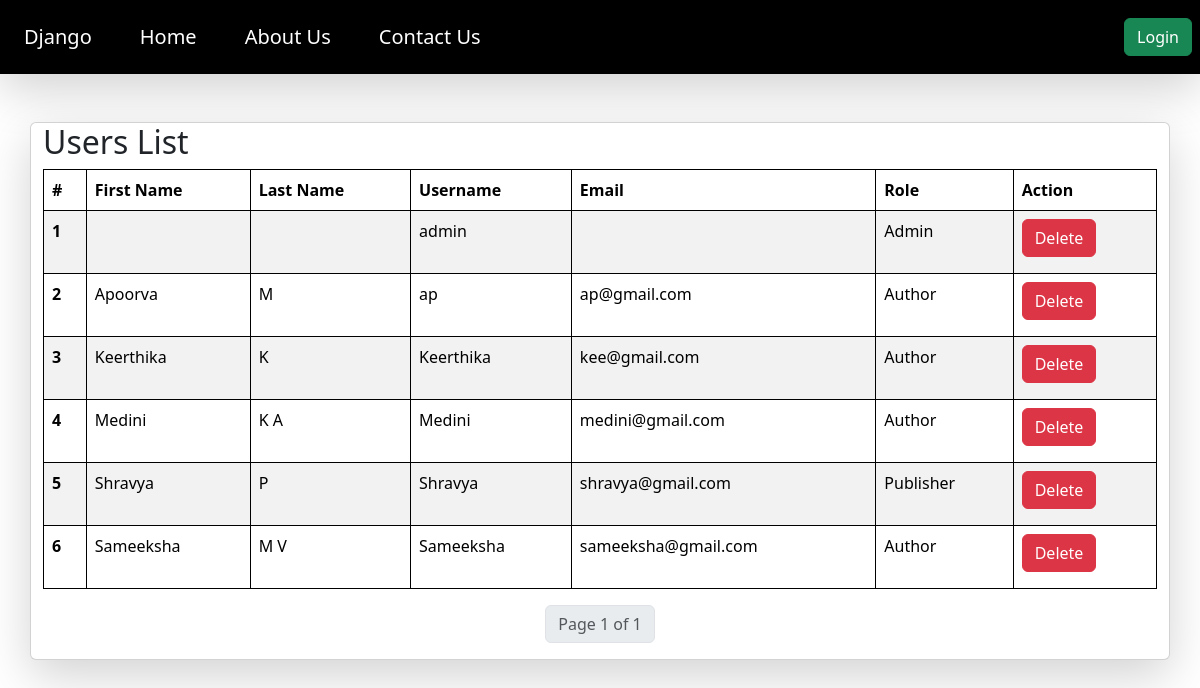
The app's page /view_users/, older data.
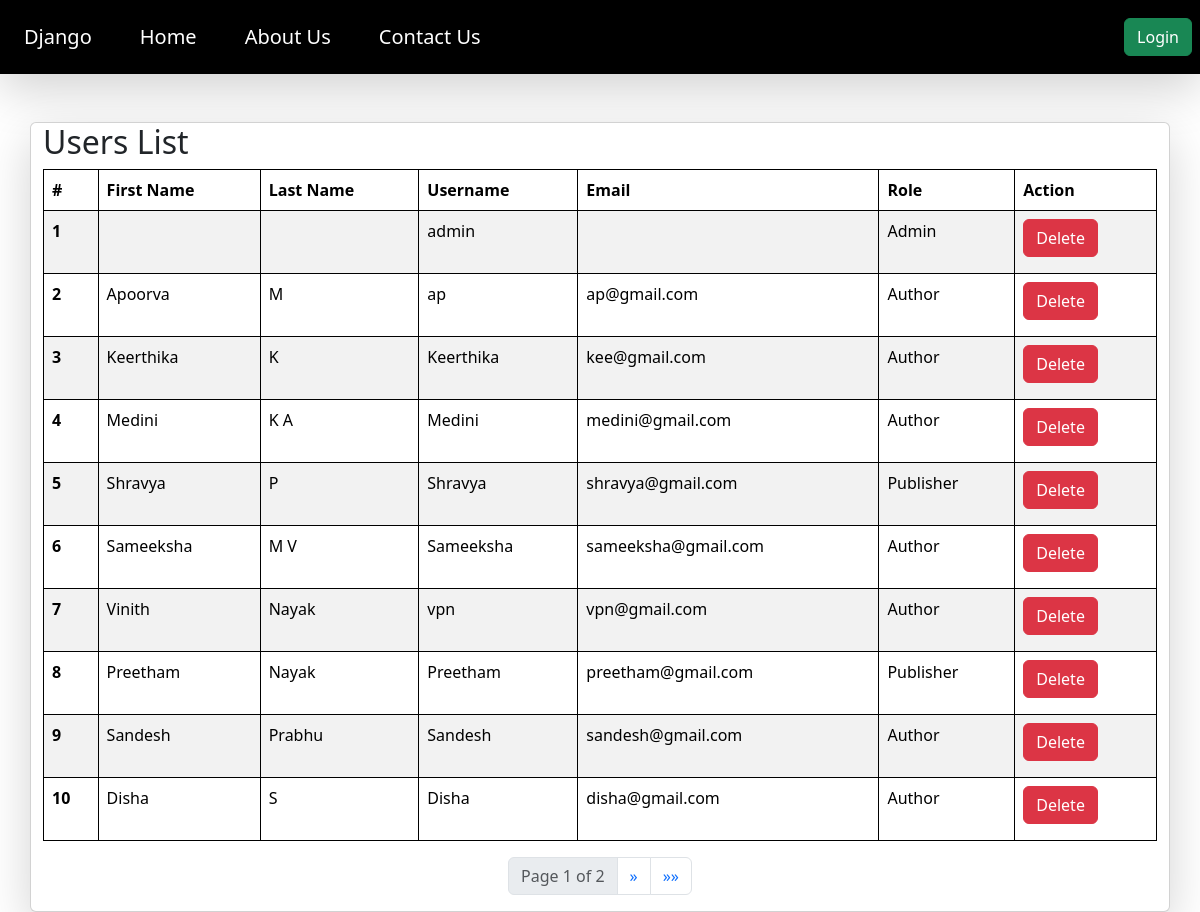
The same page, newer data.
### articles/models.py (models this page shows)
class CustomUser(AbstractUser):
  is_author = models.BooleanField(default=False)
  is_publisher = models.BooleanField(default=False)

### articles/views.py (the view)
# urls.py: path('view_users/', view_users, name="view_users"),
def view_users(request):
  queryset= CustomUser.objects.all()
  paginator = Paginator(queryset, 10)  # Set the number of articles per page (e.g., 10)
  page_number = request.GET.get('page')
  user = paginator.get_page(page_number)
  context = {'users': user}
  return render(request, "view_user.html",context)

### articles/templates/view_user.html (shortened to what this page needs)
{% extends "base.html" %}
{% block start %}
<div class="container mt-5 card shadow-lg">
  <h2>Users List</h2>
  <table class="table table-striped" style="width:100%">
    <thead class="thead-dark">
      <tr>
        <th scope="col">#</th>
        <th scope="col">First Name</th>
        <th scope="col">Last Name</th>
        <th scope="col">Username</th>
        <th scope="col">Email</th>
        <th scope="col">Role</th>
        <th scope="col">Action</th>
      </tr>
    </thead>
    <tbody>
      {% for user in users %}
      <tr>
        <th scope="row">{{ forloop.counter }}</th>
        <td>{{ user.first_name}}</td>
        <td>{{ user.last_name }}</td>
        <td>{{ user.username }}</td>
        <td>{{ user.email }}</td>
        <td>
          {% if user.is_author %}
            Author
          {% elif user.is_publisher %}
            Publisher
          {% elif user.is_superuser %}
            Admin
          {% endif %}
        </td>
        <td>
          <a href="/delete_user/{{ user.id }}" class="btn btn-danger mb-2">Delete</a>
        </td>
      </tr>
      {% endfor %}
    </tbody>
  </table>
  <nav aria-label="Page navigation example">
    <ul class="pagination justify-content-center">
      <li class="page-item disabled"><span class="page-link">Page {{ users.number }} of {{ users.paginator.num_pages }}</span></li>
      {% if users.has_next %}
      <li class="page-item">
        <a class="page-link" href="?page={{ users.next_page_number }}" aria-label="Next">
          <span aria-hidden="true">&raquo;</span>
        </a>
      </li>
      <li class="page-item">
        <a class="page-link" href="?page={{ users.paginator.num_pages }}" aria-label="Last">
          <span aria-hidden="true">&raquo;&raquo;</span>
        </a>
      </li>
      {% endif %}
    </ul>
  </nav>
</div>
{% endblock %}

Row changes from the older to the newer data that the page shows:
added CustomUser: first_name "Vinith", last_name "Nayak", username "vpn", email "vpn@gmail.com", is_author "Author"
added CustomUser: first_name "Preetham", last_name "Nayak", username "Preetham", email "preetham@gmail.com", is_author "Publisher"
added CustomUser: first_name "Sandesh", last_name "Prabhu", username "Sandesh", email "sandesh@gmail.com", is_author "Author"
added CustomUser: first_name "Disha", last_name "S", username "Disha", email "disha@gmail.com", is_author "Author"
Text that changed along with them:
{{ users.paginator.num_pages }}: "1" → "2"
